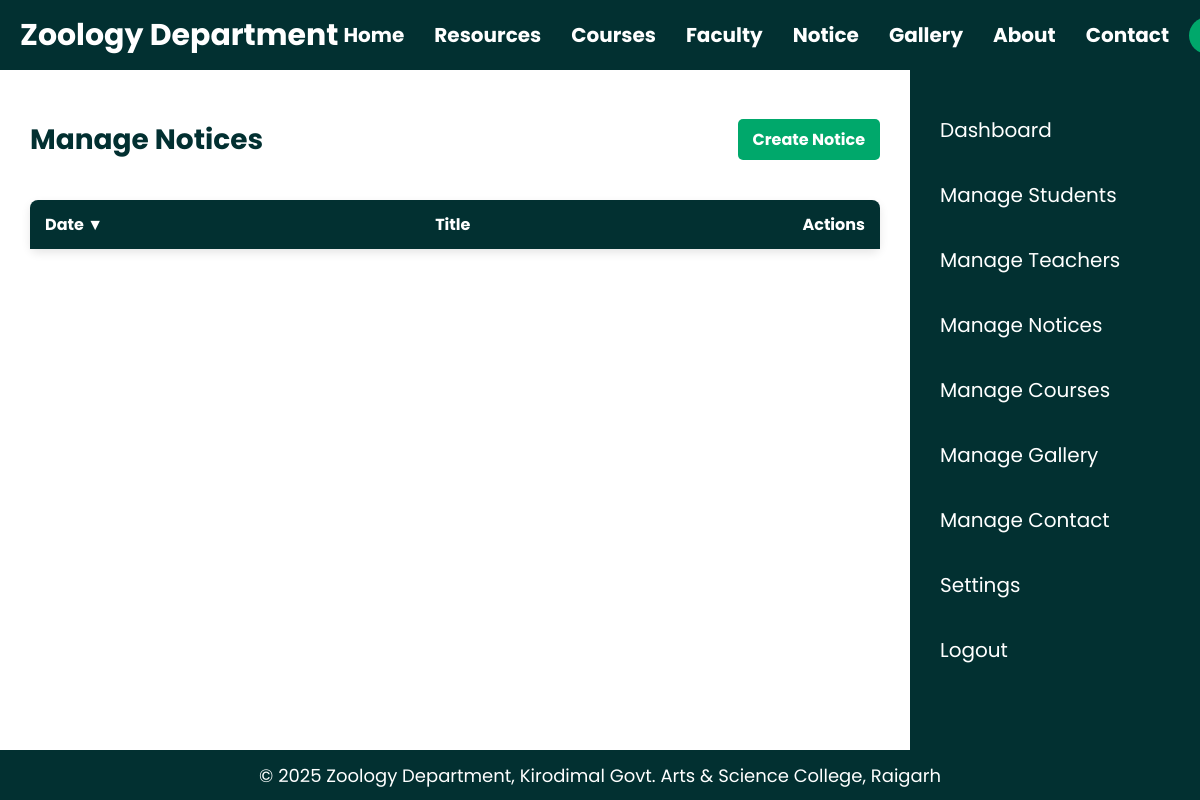
Before: /manage_notices.php (signed in) with the older database file.
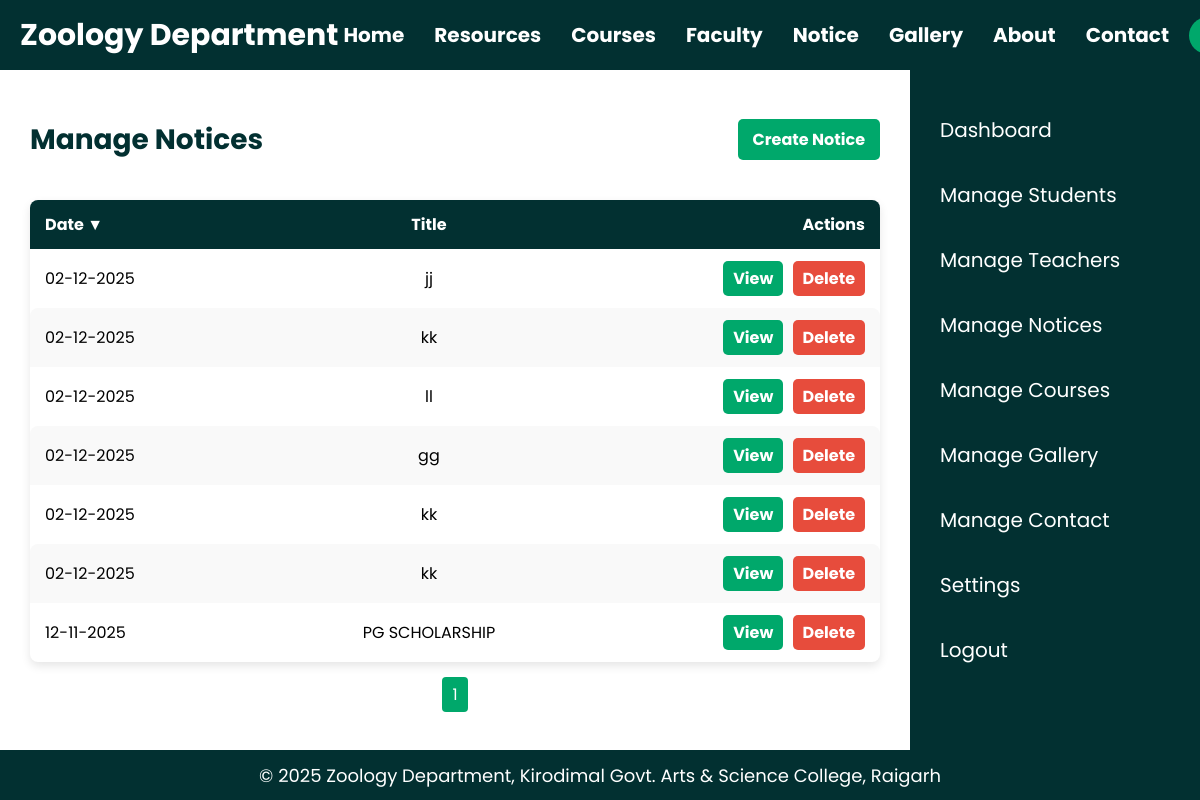
After: the same page with the newer database file.
### tables this page shows
CREATE TABLE IF NOT EXISTS `notices` (
  `id` int NOT NULL AUTO_INCREMENT,
  `title` varchar(255) NOT NULL,
  `file_path` varchar(255) NOT NULL,
  `date` datetime DEFAULT CURRENT_TIMESTAMP,
  PRIMARY KEY (`id`)
);

### manage_notices.php (the view, shortened to what this page needs)
<?php
include 'header.php';
$is_admin = isset($_SESSION['role']) && $_SESSION['role'] === 'admin';
$sort_by = isset($_GET['sort']) ? $_GET['sort'] : 'date';
$order = isset($_GET['order']) ? $_GET['order'] : 'DESC';
$order = strtoupper($order) === 'ASC' ? 'ASC' : 'DESC';
$limit = 10;
$page = isset($_GET['page']) ? max(1, intval($_GET['page'])) : 1;
$offset = ($page - 1) * $limit;
$total_result = mysqli_query($conn, "SELECT COUNT(*) AS total FROM notices");
$total_row = mysqli_fetch_assoc($total_result);
$total_pages = ceil($total_row['total'] / $limit);
$query = "SELECT * FROM notices ORDER BY $sort_by $order LIMIT $limit OFFSET $offset";
$result = mysqli_query($conn, $query);
$arrow_up = "&#9650;";
$arrow_down = "&#9660;";
?>
<main class="manage-notice-view">
    <?php if($is_admin) include 'admin_sidebar.php'; ?>
    <div class="<?php echo $is_admin ? 'manage-notice-content' : 'public-content'; ?>">
        <div class="manage-notice-row">
            <h1 class="manage-notice-title">Manage Notices</h1>
            <?php if($is_admin): ?>
                <a href="create_notice.php" class="add-button">Create Notice</a>
            <?php endif; ?>
        </div>
        <table>
            <thead>
                <tr>
                    <th>
                        <a href="?sort=date&order=<?php echo $sort_by=='date' && $order=='ASC'?'DESC':'ASC'; ?>">
                            Date <?php if($sort_by=='date') echo $order=='ASC'?$arrow_up:$arrow_down; ?>
                        </a>
                    </th>
                    <th>
                        <a href="?sort=title&order=<?php echo $sort_by=='title' && $order=='ASC'?'DESC':'ASC'; ?>">
                            Title <?php if($sort_by=='title') echo $order=='ASC'?$arrow_up:$arrow_down; ?>
                        </a>
                    </th>
                    <th>Actions</th>
                </tr>
            </thead>
            <tbody>
                <?php while($row = mysqli_fetch_assoc($result)): ?>
                    <tr>
                        <td><?php echo date('d-m-Y', strtotime($row['date'])); ?></td>
                        <td><?php echo htmlspecialchars($row['title']); ?></td>
                        <td class="actions-cell">
                            <a href="<?php echo $row['file_path']; ?>" target="_blank" class="edit">View</a>
                            <?php if($is_admin): ?>
                                <a href="delete_notice.php?id=<?php echo $row['id']; ?>" class="delete">Delete</a>
                            <?php endif; ?>
                        </td>
                    </tr>
                <?php endwhile; ?>
            </tbody>
        </table>
        <div class="pagination">
            <?php for($p=1; $p<=$total_pages; $p++): ?>
                <a href="?page=<?php echo $p ?>&sort=<?php echo $sort_by ?>&order=<?php echo $order ?>" class="page-link <?php if($page==$p) echo 'active'; ?>"><?php echo $p ?></a>
            <?php endfor; ?>
        </div>
    </div>
</main>
<?php include 'footer.php'; ?>

Changed rows visible on the page:
added notices: date "02-12-2025", title "jj"
added notices: date "02-12-2025", title "kk"
added notices: date "02-12-2025", title "ll"
added notices: date "02-12-2025", title "gg"
added notices: date "02-12-2025", title "kk"
added notices: date "02-12-2025", title "kk"
added notices: date "12-11-2025", title "PG SCHOLARSHIP"
Other visible differences:
new list line: "1"
